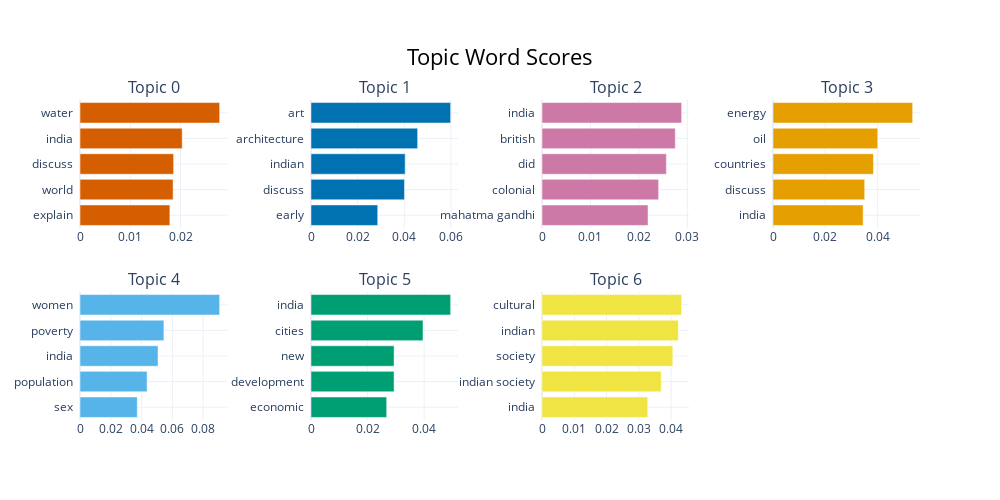

Source (notebook cell):
### Code cell
model.visualize_barchart()

### Figure 1 — Plotly figure (JSON) as saved in the notebook; plotly's stock layout.template omitted (floating-point values rounded to 4 significant figures)
{"data": [{"marker": {"color": "#D55E00"}, "orientation": "h", "type": "bar", "x": [0.01788, 0.01852, 0.01862, 0.02033, 0.02778], "xaxis": "x", "y": ["explain  ", "world  ", "discuss  ", "india  ", "water  "], "yaxis": "y"}, {"marker": {"color": "#0072B2"}, "orientation": "h", "type": "bar", "x": [0.0286, 0.04007, 0.04037, 0.0457, 0.05986], "xaxis": "x2", "y": ["early  ", "discuss  ", "indian  ", "architecture  ", "art  "], "yaxis": "y2"}, {"marker": {"color": "#CC79A7"}, "orientation": "h", "type": "bar", "x": [0.02189, 0.02408, 0.02568, 0.02752, 0.02883], "xaxis": "x3", "y": ["mahatma gandhi  ", "colonial  ", "did  ", "british  ", "india  "], "yaxis": "y3"}, {"marker": {"color": "#E69F00"}, "orientation": "h", "type": "bar", "x": [0.03445, 0.03506, 0.03839, 0.04004, 0.05338], "xaxis": "x4", "y": ["india  ", "discuss  ", "countries  ", "oil  ", "energy  "], "yaxis": "y4"}, {"marker": {"color": "#56B4E9"}, "orientation": "h", "type": "bar", "x": [0.0372, 0.04359, 0.05066, 0.05448, 0.0907], "xaxis": "x5", "y": ["sex  ", "population  ", "india  ", "poverty  ", "women  "], "yaxis": "y5"}, {"marker": {"color": "#009E73"}, "orientation": "h", "type": "bar", "x": [0.02677, 0.02938, 0.02938, 0.03961, 0.04939], "xaxis": "x6", "y": ["economic  ", "development  ", "new  ", "cities  ", "india  "], "yaxis": "y6"}, {"marker": {"color": "#F0E442"}, "orientation": "h", "type": "bar", "x": [0.03275, 0.03693, 0.04052, 0.04222, 0.04326], "xaxis": "x7", "y": ["india  ", "indian society  ", "society  ", "indian  ", "cultural  "], "yaxis": "y7"}], "layout": {"annotations": [{"font": {"size": 16}, "showarrow": false, "text": "Topic 0", "x": 0.0875, "xanchor": "center", "xref": "paper", "y": 1, "yanchor": "bottom", "yref": "paper"}, {"font": {"size": 16}, "showarrow": false, "text": "Topic 1", "x": 0.3625, "xanchor": "center", "xref": "paper", "y": 1, "yanchor": "bottom", "yref": "paper"}, {"font": {"size": 16}, "showarrow": false, "text": "Topic 2", "x": 0.6375, "xanchor": "center", "xref": "paper", "y": 1, "yanchor": "bottom", "yref": "paper"}, {"font": {"size": 16}, "showarrow": false, "text": "Topic 3", "x": 0.9125, "xanchor": "center", "xref": "paper", "y": 1, "yanchor": "bottom", "yref": "paper"}, {"font": {"size": 16}, "showarrow": false, "text": "Topic 4", "x": 0.0875, "xanchor": "center", "xref": "paper", "y": 0.4, "yanchor": "bottom", "yref": "paper"}, {"font": {"size": 16}, "showarrow": false, "text": "Topic 5", "x": 0.3625, "xanchor": "center", "xref": "paper", "y": 0.4, "yanchor": "bottom", "yref": "paper"}, {"font": {"size": 16}, "showarrow": false, "text": "Topic 6", "x": 0.6375, "xanchor": "center", "xref": "paper", "y": 0.4, "yanchor": "bottom", "yref": "paper"}], "height": 500, "hoverlabel": {"bgcolor": "white", "font": {"family": "Rockwell", "size": 16}}, "showlegend": false, "title": {"font": {"color": "Black", "size": 22}, "text": "Topic Word Scores", "x": 0.5, "xanchor": "center", "yanchor": "top"}, "width": 1000, "xaxis": {"anchor": "y", "domain": [0, 0.175], "showgrid": true}, "xaxis2": {"anchor": "y2", "domain": [0.275, 0.45], "showgrid": true}, "xaxis3": {"anchor": "y3", "domain": [0.55, 0.725], "showgrid": true}, "xaxis4": {"anchor": "y4", "domain": [0.825, 1], "showgrid": true}, "xaxis5": {"anchor": "y5", "domain": [0, 0.175], "showgrid": true}, "xaxis6": {"anchor": "y6", "domain": [0.275, 0.45], "showgrid": true}, "xaxis7": {"anchor": "y7", "domain": [0.55, 0.725], "showgrid": true}, "xaxis8": {"anchor": "y8", "domain": [0.825, 1], "showgrid": true}, "yaxis": {"anchor": "x", "domain": [0.6, 1], "showgrid": true}, "yaxis2": {"anchor": "x2", "domain": [0.6, 1], "showgrid": true}, "yaxis3": {"anchor": "x3", "domain": [0.6, 1], "showgrid": true}, "yaxis4": {"anchor": "x4", "domain": [0.6, 1], "showgrid": true}, "yaxis5": {"anchor": "x5", "domain": [0, 0.4], "showgrid": true}, "yaxis6": {"anchor": "x6", "domain": [0, 0.4], "showgrid": true}, "yaxis7": {"anchor": "x7", "domain": [0, 0.4], "showgrid": true}, "yaxis8": {"anchor": "x8", "domain": [0, 0.4], "showgrid": true}}}
